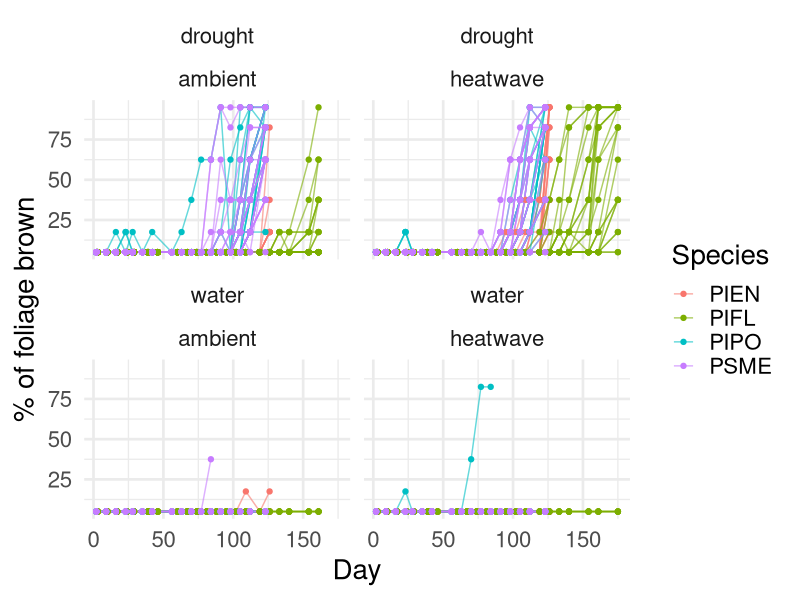
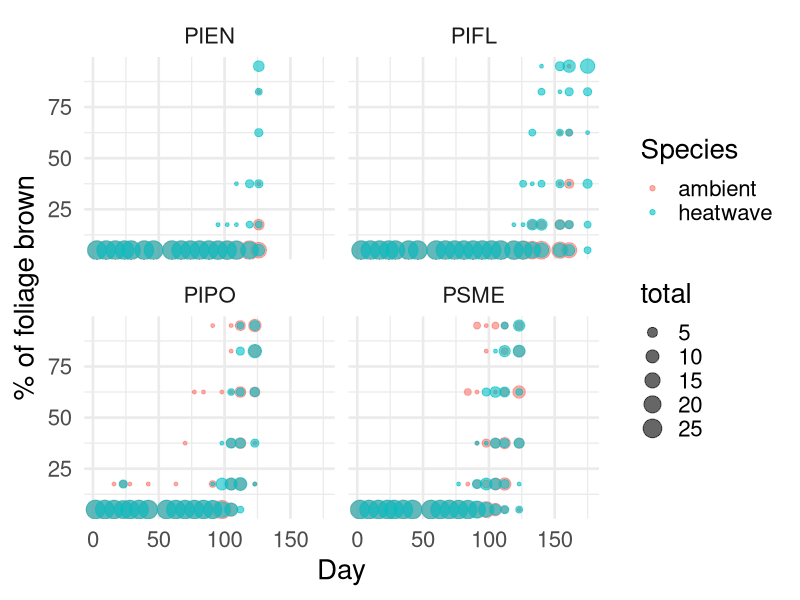
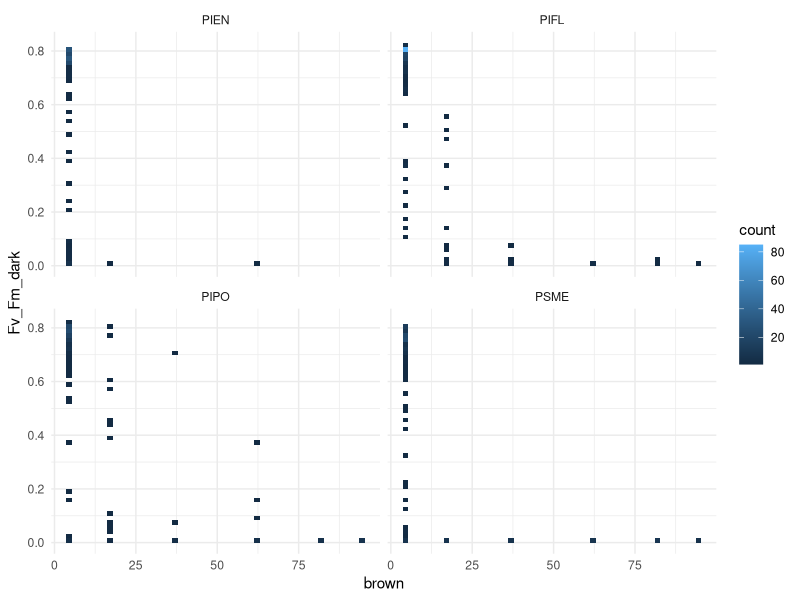
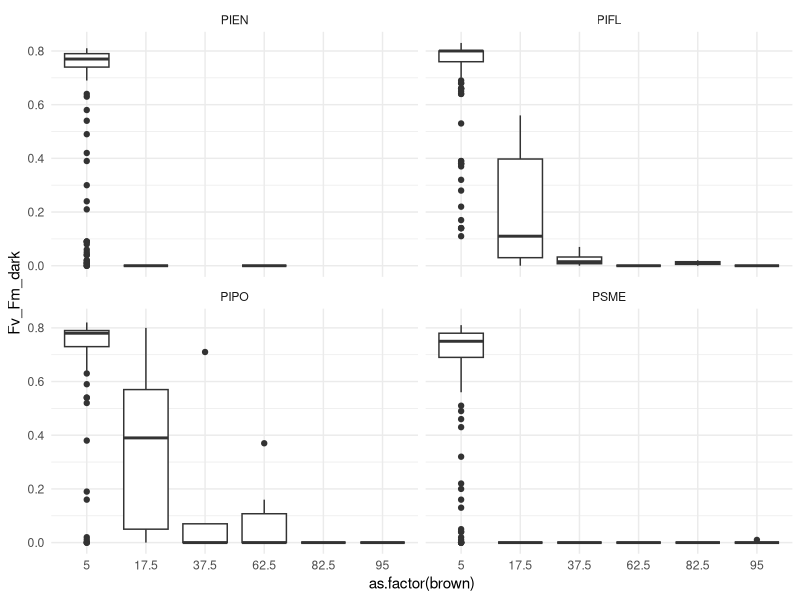
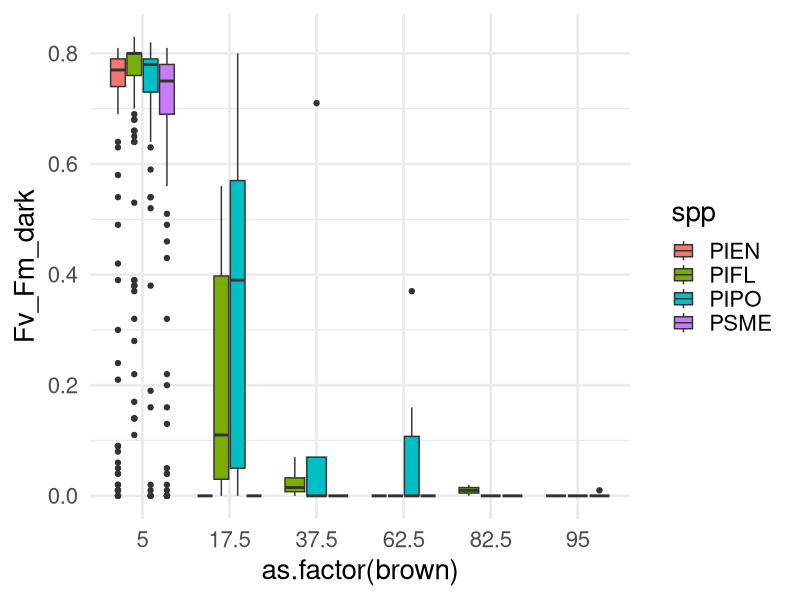

The R script that drew these images, in order: (Note: this script raises an error after producing the figures.)
library(tidyverse)
# install.packages('survival')
library(survival)

start_exp <- yday(as.POSIXct("2025-07-21"))
fl <- read_csv("data/Experiment/Processed/Fluorescence.csv") %>% 
  mutate(date = date(date))
con <- read_csv("data/Experiment/Processed/Conductance.csv") %>% 
  mutate(date = date(date))
brown <- read_csv("data/Experiment/Processed/Ocular_Color.csv") %>% 
  mutate(date = date(date))


# ummm what is going on here bruh
ggplot(brown, aes(x = day, y = brown))+
  geom_line(aes(group = TreeID, color = spp), alpha = 0.6)+
  geom_point(aes(color = spp))+
  # geom_smooth(aes(group = spp))+
  theme_minimal(base_size = 20)+
  facet_wrap(~water+temp)+
  labs(x = "Day", y = "% of foliage brown", color = "Species")

brown_sum <- brown %>% 
  group_by(spp, brown, water, temp, day) %>% 
  summarise(total = n())

ggplot(filter(brown_sum, water == "drought"), aes(x = day, y = brown))+
  # geom_line(aes(color = spp), alpha = 0.6)+
  geom_point(aes(color = temp, size = total), alpha = 0.6)+
  # geom_smooth(aes(group = spp))+
  theme_minimal(base_size = 20)+
  facet_wrap(~spp)+
  labs(x = "Day", y = "% of foliage brown", color = "Species")

# fl-brown comparison:

br_sub <- brown %>% 
  dplyr::select(spp, TreeID, id, temp, water, brown, week)

fl_sub <- fl %>% 
  dplyr::select(spp, TreeID, id, temp, water, Fv_Fm_dark, week)
  
fl_br <- inner_join(fl_sub, br_sub) %>% 
  filter(!is.na(brown), !is.na(Fv_Fm_dark))

ggplot(filter(fl_br, water == "drought"), aes(x = brown, y = Fv_Fm_dark))+
  geom_bin_2d(bins = 50)+
  facet_wrap(~spp)+
  theme_minimal()

ggplot(filter(fl_br, water == "drought"), aes(x = as.factor(brown), y = Fv_Fm_dark))+
  geom_boxplot()+
  theme_minimal()+
  facet_wrap(~spp)

ggplot(filter(fl_br, water == "drought"), aes(x = as.factor(brown), y = Fv_Fm_dark))+
  geom_boxplot(aes(fill = spp))+
  theme_minimal(base_size = 20)



# Time of death from fl:

fl_death <- (filter(fl, Fv_Fm_dark < 0.1)) %>% 
  group_by(spp, TreeID) %>%
  summarise(tod = min(day))

st_closure <- (filter(con, con < 90)) %>% 
  group_by(spp, TreeID) %>%
  summarise(tod = min(day))
  
fl_con <- inner_join(fl_death, st_closure, join_by(TreeID, spp)) %>% 
  group_by(spp, TreeID) %>% 
  transmute(fl_d = tod.x, con_d = tod.y) %>% 
  mutate(diff = fl_d - con_d) %>% 
  mutate(status = case_when(diff < 0 ~ "Closure after death", 
                            diff == 0 ~ "Closure at death",
                            diff > 0 ~ "Closure before death"))

ggplot(fl_con, aes(x = fl_d, y = con_d))+
  geom_point()+
  geom_abline(slope = 1, intercept = 0)

ggplot(fl_con, aes(x = status))+
  geom_histogram(stat = "count")

ggplot(fl_con, aes(y = spp, x = diff))+
  geom_boxplot(fill = "lightpink")+
  theme_minimal(base_size = 20)+
  labs(y = "Species", x = "Day of loss of photosynthesis - day of stomatal closure")

ggplot(fl_con, aes(x = diff))+
  geom_density(aes(fill = spp), alpha = 0.3)+
  theme_minimal(base_size = 20)+
  labs(y = "Species", x = "Day of loss of photosynthesis - day of stomatal closure")

TukeyHSD(aov(diff ~ spp, fl_con))

ggplot(fl_con, aes(x = diff))+
  geom_density()





# let's create a T/F or 1/0 dataframe for each date and tree if 
# its dead based on certain criteria

dead_trees <- (filter(fl, Fv_Fm_dark < 0.1)) %>% 
  group_by(TreeID) %>%
  unique() %>% 
  mutate(life = 1) %>% 
  select(TreeID, spp, date, life, temp, water)

alive_trees <- (filter(fl, Fv_Fm_dark >= 0.1)) %>% 
  group_by(TreeID) %>%
  unique() %>% 
  mutate(life = 0) %>% 
  select(TreeID, spp, date, life, temp, water)

tree_fl <- rbind(dead_trees, alive_trees) %>% 
  mutate(time = yday(date)-202)

ggplot(tree_fl, aes(x = time, y = life))+
  geom_point()+
  geom_smooth(aes(fill = spp))

library(ggfortify)
# from Allie's code:
km <- with(tree_fl, Surv(time, life))
km_fit <- survfit(Surv(time, life) ~ spp + temp, data=filter(tree_fl, water == "drought"))
plot(km_fit)
autoplot(km_fit)+
  theme_minimal(base_size = 20)+
  labs(x = "Day", y = "% Survival")

km_fit1 <- survfit(Surv(time, life) ~ spp, data=filter(tree_fl, water == "water" & temp == "ambient"))
plot(km_fit1)
autoplot(km_fit1)+
  theme_minimal(base_size = 20)+
  labs(x = "Day", y = "% Survival")+
  ylim(c(0, 1))

km_hw <- survfit(Surv(time, life) ~ spp, data=filter(tree_fl, water == "drought" & temp == "heatwave"))
plot(km_hw)
autoplot(km_hw)+
  theme_minimal(base_size = 20)+
  labs(x = "Day", y = "% Survival")
